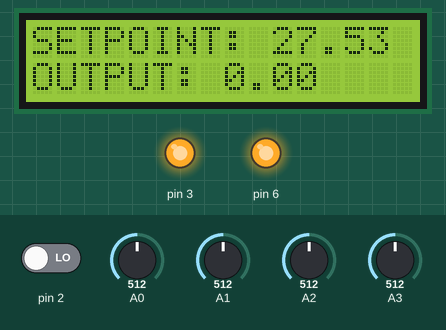
Simulated run of this program. Board: Arduino Pro Mini, built with avr-gcc and run on an emulated ATmega328P. On the bench: 16×2 character LCD, output pins drawn as LEDs (lit = HIGH). The test bench sets the inputs (shaded band); at power-on: pin 2 LOW, A0 = 512, A1 = 512, A2 = 512, A3 = 512.

Above: at 0.8 s.
0.9 s: pin 2 driven HIGH
At 1.6 s:
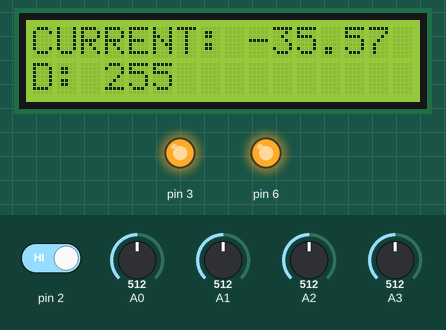
Timing chart, 0 to 3.9 s (numbered marks = the images above; inputs shaded):
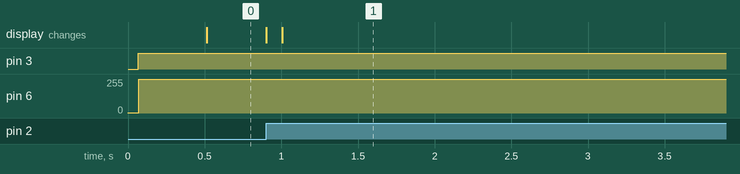

The program:

main.cpp
```cpp
/**
 * File: main.cpp
 * Author: Isaac Rowell
 * Date:
 */

#include <avr/io.h>
#include <avr/interrupt.h>
#include <Arduino.h>
#include <timer.h>
#include <defines.h>
#include <adc.h>
#include <board.h>
#include <LiquidCrystal.h>

/*****************
CLASS DEFINITIONS
******************/
// LiquidCrystal lcd(RS, E, D4, D5, D6, D7);
LiquidCrystal lcd(12, 11, 9, 8, 7, 4);

/*****************
FUNCTION DEFINITIONS
******************/

/* initialize VCC dependant variables */
void set_vcc_vars(void)
{
  VCC = readVcc() / 1000.0;
  BIT_DIV = VCC / 1023;
  ACS_OFFSET = VCC / 2.13;
}

void voltage_avg(void)
{
  switch (i)
  {
  case voltage_arr:
    for (i = 0; i < voltage_arr; i++)
    {
      volt_sum += OUTPUT_VOLTAGE_ARRAY[i];
    }
    OUTPUT_VOLTAGE = volt_sum / (i + 1);
    volt_sum = 0;
    i = 0;
    break;
  default:
    break;
  }
}

void curr_avg(void)
{
  switch (j)
  {
  case curr_arr:
    for (j = 0; j < curr_arr; j++)
    {
      curr_sum += CURRENT_RAW[j];
    }
    CURRENT = curr_sum / (j + 1);
    j = 0;
    curr_sum = 0;
    break;
  default:
    break;
  }
}

/*****************
 MAIN LOOP
******************/
int main(void)
{
  Serial.begin(115200);
  board_init();
  adc_init();
  set_vcc_vars();
  pwm_init();
  pwm_set(MIN_DUTY);
  millisec_init();
  DUTY = MIN_DUTY;

  /* boost enable */
  boosting = boost_enable(BOOST_OFF);

  /* initialize the lcd */
  lcd_timer_init();
  lcd.begin(16, 2);
  lcd.home();

  sei();

  /* infinite loop for main program */
  while (1)
  {

    boosting = boost_enable(BOOST_ON);
    /* check averages after each conversion */
    if (ADIF)
    {
      voltage_avg();
      curr_avg();
    }

    while (OUTPUT_VOLTAGE < SETPOINT)
    {
      if (DUTY >= MAX_DUTY)
      {
        pwm_set(MAX_DUTY);
      }
      else
      {
        DUTY++;
        pwm_set(DUTY);
      }
    }

    while (OUTPUT_VOLTAGE > SETPOINT)
    {
      if (DUTY <= MIN_DUTY)
      {
        pwm_set(MIN_DUTY);
      }
      else
      {
        DUTY--;
        pwm_set(DUTY);
      }
    }
  }
}

/*****************
INTERRUPT ROUTINES
******************/
/* ADC interrupt to cycle through ADMUX and get analog values */
ISR(ADC_vect)
{
  static uint8_t tmp;
  tmp = ADMUX;
  tmp &= 0X0F;

  ADCLOW = ADCL;
  ADC_VALUE = ADCH << 8 | ADCLOW; // store the conversion value

  switch (tmp)
  {
  case 0:
    ADMUX++;
    OUTPUT_VOLTAGE_ARRAY[i] = ADC_VALUE;
    i++;
    break;
  case 1:
    ADMUX++;
    SETPOINT = ADC_VALUE;
    break;
  case 2:
    ADMUX++;
    VIN = ADC_VALUE;
    break;
  case 3:
    ADMUX &= 0XF8;
    CURRENT_RAW[j] = ADC_VALUE;
    j++;
    break;
  }
  ADCSRA |= (1 << ADSC); // start new conversion
}

ISR(TIMER2_COMPA_vect)
{
  TIMER_DELAY++;
  if (TIMER_DELAY >= 30)
  { // divide the timer interrupt by 30
    if (PAGE == 0)
    {
      lcd.print("SETPOINT: " + String(SETPOINT * VOLT_DIV));
      lcd.setCursor(0, 2);
      lcd.print("OUTPUT: " + String(OUTPUT_VOLTAGE * VOLT_DIV));
    }
    else
    {
      set_vcc_vars();
      if ((ACS_MIN <= CURRENT) && (CURRENT < (ACS_OFFSET / BIT_DIV)))
      {
        lcd.print("CURRENT: -" + String((ACS_OFFSET - (CURRENT * BIT_DIV)) / SENSITIVITY));
      }
      else if (CURRENT == (ACS_OFFSET / BIT_DIV))
      {
        lcd.print("CURRENT: " + String(0.00));
      }
      else
      {
        lcd.print("CURRENT: " + String((((CURRENT * BIT_DIV) - ACS_OFFSET)) / SENSITIVITY));
      }
      lcd.setCursor(0, 2);
      lcd.print("D: " + String(DUTY));
    }
    lcd.home();
    TIMER_DELAY = 0;
  }
}

ISR(INT0_vect)
{
  lcd.clear();
  PAGE = !PAGE; // change the lcd page
}

/* Need to get number of milliseconds for PID Controller*/
ISR(TIMER1_COMPA_vect)
{
  millisec++;
}
```

Measured:
- after the input at 0.9 s, the display: first changes at once (image 1 shows a later state)
